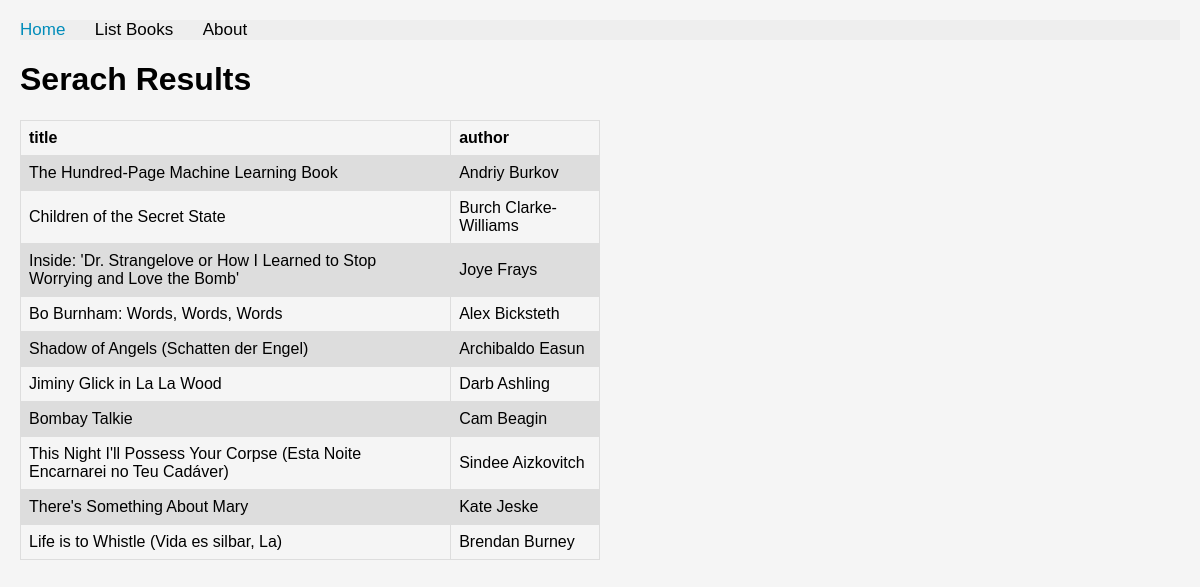
Page /books/complex/query/ on the earlier database version.
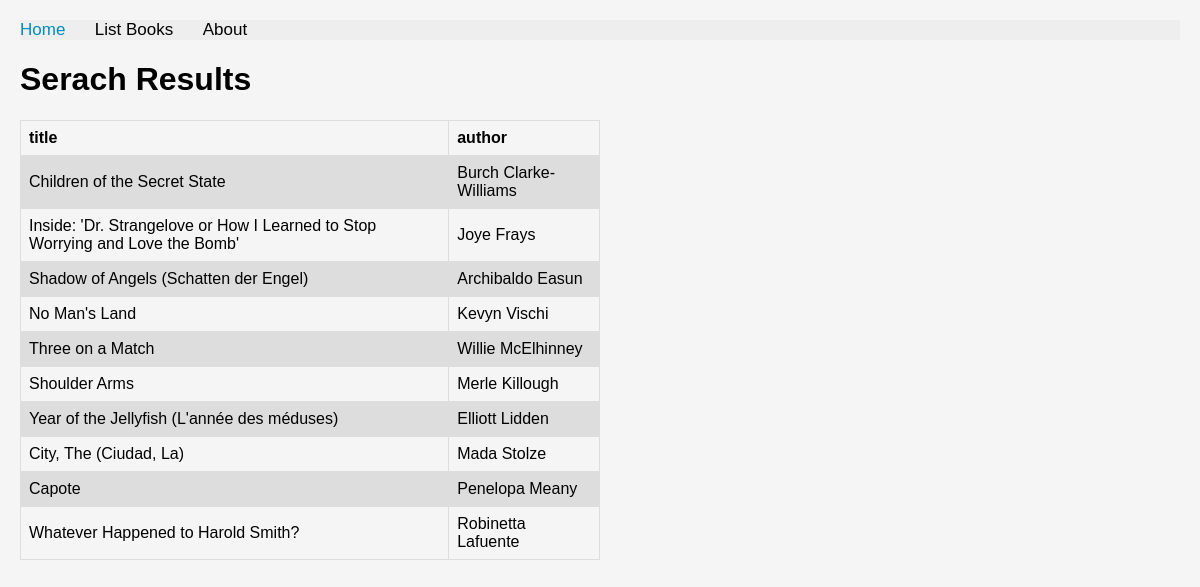
Same page on the later database version.
### apps/bookmodule/models.py (models this page shows)
class Book(models.Model):
    title = models.CharField(max_length = 50)
    author = models.CharField(max_length = 50)
    price = models.FloatField(default = 0.0)
    edition = models.SmallIntegerField(default = 1)

### apps/bookmodule/views.py (the view)
# urls.py: path('complex/query/', views.lookup_query, name= "books.lookup_query"),
def lookup_query(request):
    mybooks=books=Book.objects.filter(author__isnull =False).filter(title__icontains='a').filter(edition__gte = 0).exclude(price__lte = 0.0)[:10]
    if len(mybooks)>=1:
        return render(request, 'bookmodule/bookList.html', {'books':mybooks})
    else:
        return render(request, 'bookmodule/index.html')

### apps/templates/bookmodule/bookList.html
{% extends "layouts/base.html" %}
{% block content %}
<h1>Serach Results</h1>
<table border="1" cellpadding="5" cellspacing="0">
    <tr>
        <th>title</th>
        <th>author</th>
    </tr>
    {% if books %}
    {% for book in books  %}
    <tr>
        <td>
            {{book.title}}
        </td>
        <td>
            {{book.author}}
        </td>
    </tr>
    {% endfor %}
{% else %}
<tr>
    <td colspan='2' style='text-align:center'>NO result</td>
</tr>
{% endif %}
</table>
{% endblock content %}

Differences in the rows shown:
no longer on this page (row edited): Book: title "The Hundred-Page Machine Learning Book", author "Andriy Burkov"
removed Book: title "Bo Burnham: Words, Words, Words", author "Alex Bicksteth"
removed Book: title "Jiminy Glick in La La Wood", author "Darb Ashling"
removed Book: title "Bombay Talkie", author "Cam Beagin"
removed Book: title "This Night I'll Possess Your Corpse (Esta Noite Encarnarei no Teu Cadáver)", author "Sindee Aizkovitch"
removed Book: title "There's Something About Mary", author "Kate Jeske"
removed Book: title "Life is to Whistle (Vida es silbar, La)", author "Brendan Burney"
now on this page (row unchanged): Book: title "No Man's Land", author "Kevyn Vischi"
now on this page (row unchanged): Book: title "Three on a Match", author "Willie McElhinney"
now on this page (row unchanged): Book: title "Shoulder Arms", author "Merle Killough"
now on this page (row unchanged): Book: title "Year of the Jellyfish (L'année des méduses)", author "Elliott Lidden"
now on this page (row unchanged): Book: title "City, The (Ciudad, La)", author "Mada Stolze"
now on this page (row unchanged): Book: title "Capote", author "Penelopa Meany"
now on this page (row unchanged): Book: title "Whatever Happened to Harold Smith?", author "Robinetta Lafuente"
